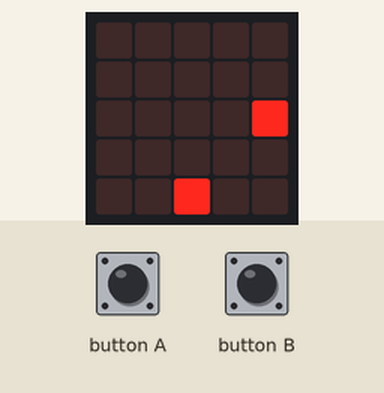
A program run on a simulated BBC micro:bit (MakeCode). On the bench: the board's 5×5 LED display. The test bench sets the inputs (shaded band). Random numbers come from a fixed seed.

Above: at 1.2 s.
1.3 s: button A pressed for 0.15 s
At 1.9 s:
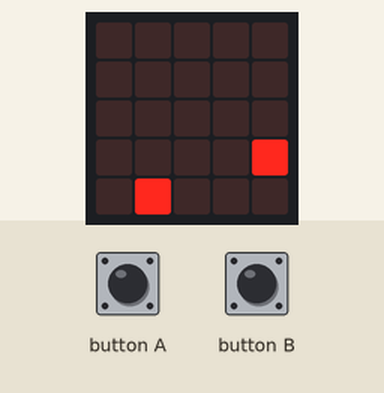
2.0 s: button B pressed for 0.15 s
At 2.85 s:
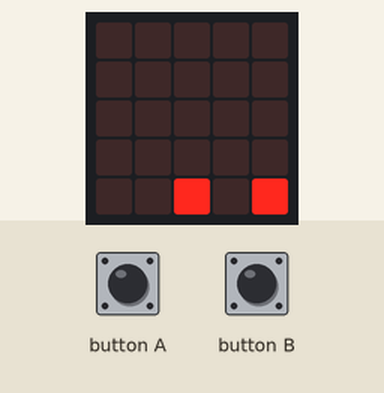
5.1 s: button A pressed for 0.15 s
At 5.7 s:
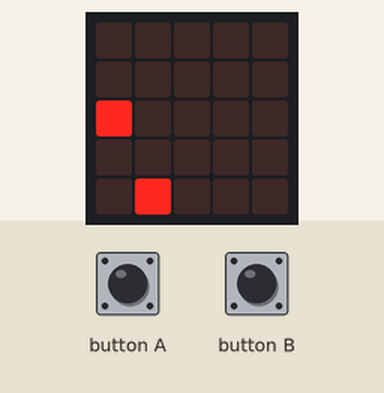
5.8 s: button B pressed for 0.15 s
At 7.22 s:
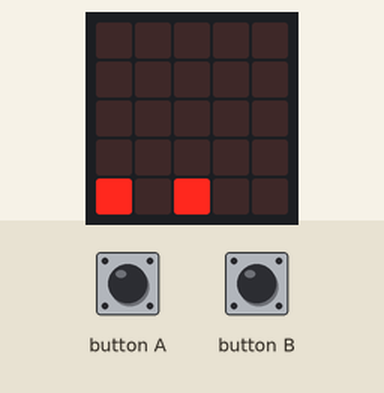
8.9 s: button B pressed for 0.15 s
At 9.5 s:
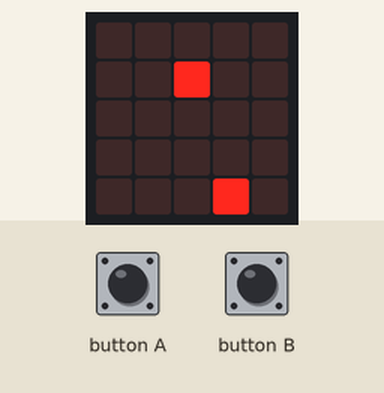
9.6 s: button A pressed for 0.15 s
At 15.3 s:
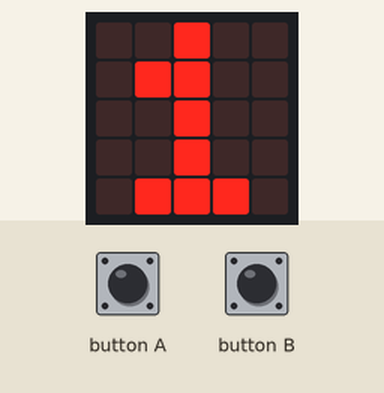
Timing chart, 0 to 16.8 s (numbered marks = the images above; inputs shaded):
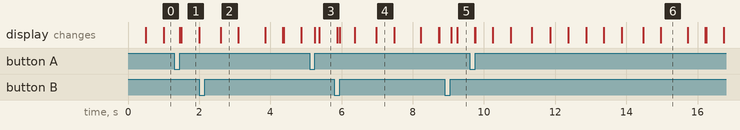

Measured:
- what the display in image 2 shows lasts 0.5 s, from 2.6 s to 3.1 s

The program:

main.ts
```typescript
input.onButtonPressed(Button.A, function () {
    positie_player.change(LedSpriteProperty.X, -1)
})
input.onButtonPressed(Button.B, function () {
    positie_player.change(LedSpriteProperty.X, 1)
})
let score = 0
let positie_player: game.LedSprite = null
positie_player = game.createSprite(2, 5)
let vallend_blok = game.createSprite(randint(0, 5), 0)
vallend_blok.delete()
basic.forever(function () {
    if (vallend_blok.isDeleted()) {
        vallend_blok = game.createSprite(randint(0, 5), 0)
    }
    for (let index = 0; index < 4; index++) {
        basic.pause(500)
        vallend_blok.change(LedSpriteProperty.Y, 1)
    }
    if (vallend_blok.isTouching(positie_player)) {
        score += 1
        basic.showIcon(IconNames.Yes)
        basic.pause(500)
        vallend_blok.delete()
    } else {
        basic.showIcon(IconNames.No)
        basic.pause(500)
        basic.clearScreen()
        basic.showNumber(score)
        basic.pause(500)
        basic.clearScreen()
        score = 0
        vallend_blok.delete()
    }
})
```

test.ts
```typescript
// tests gaan hier; deze zal niet worden gecompileerd wanneer dit pakket wordt gebruikt als extensie.
```
